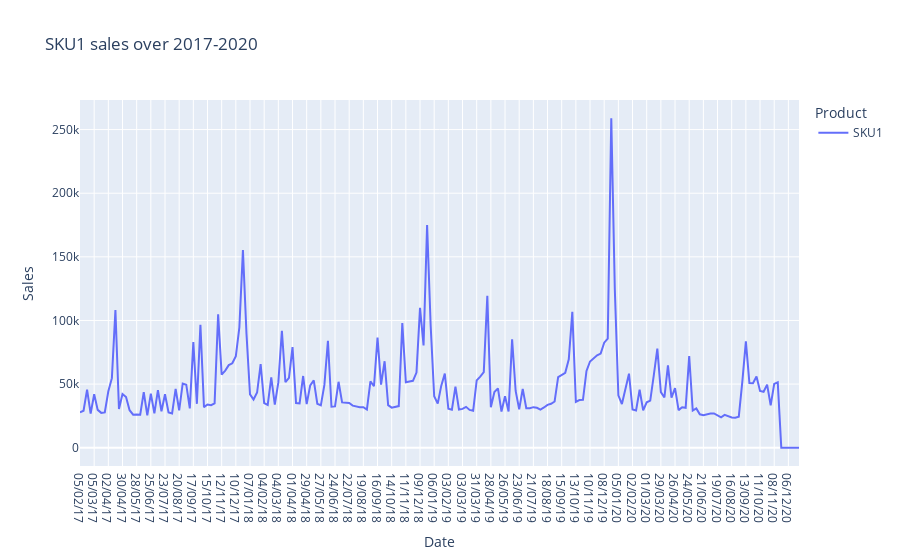
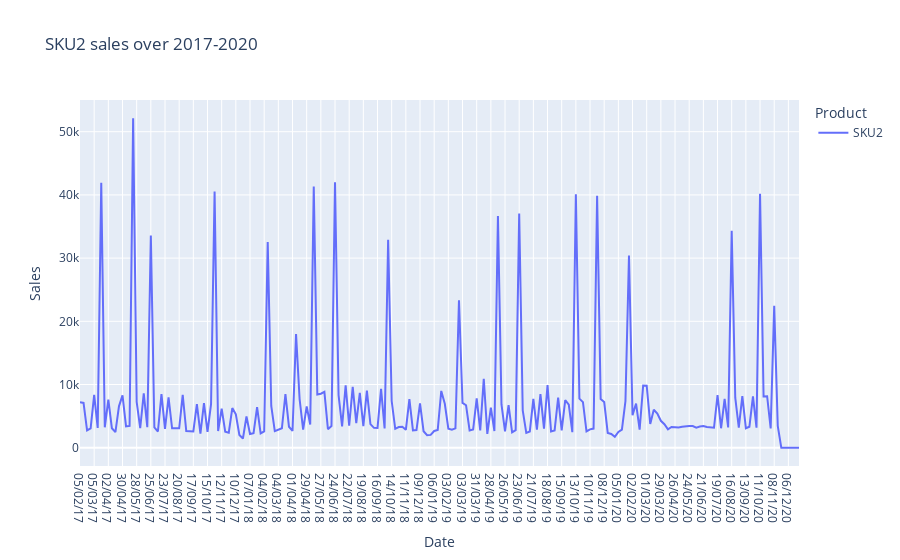
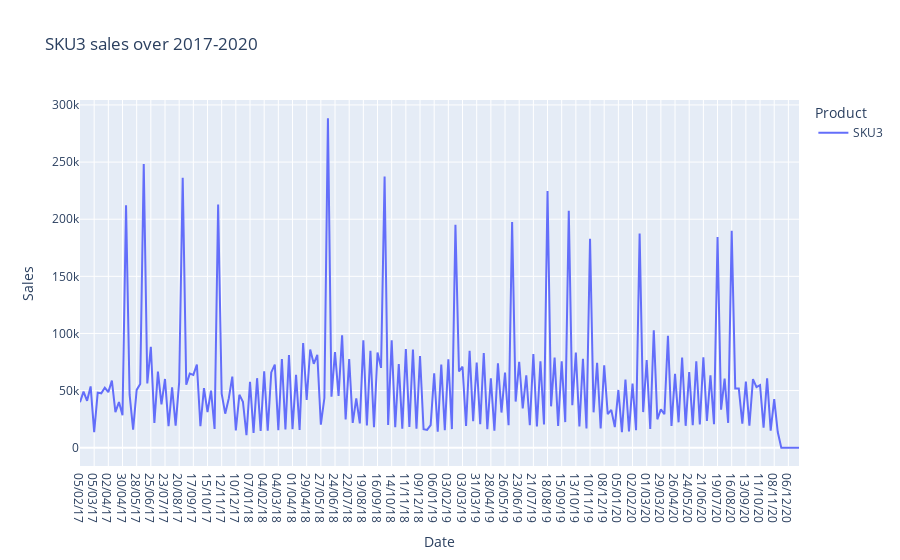
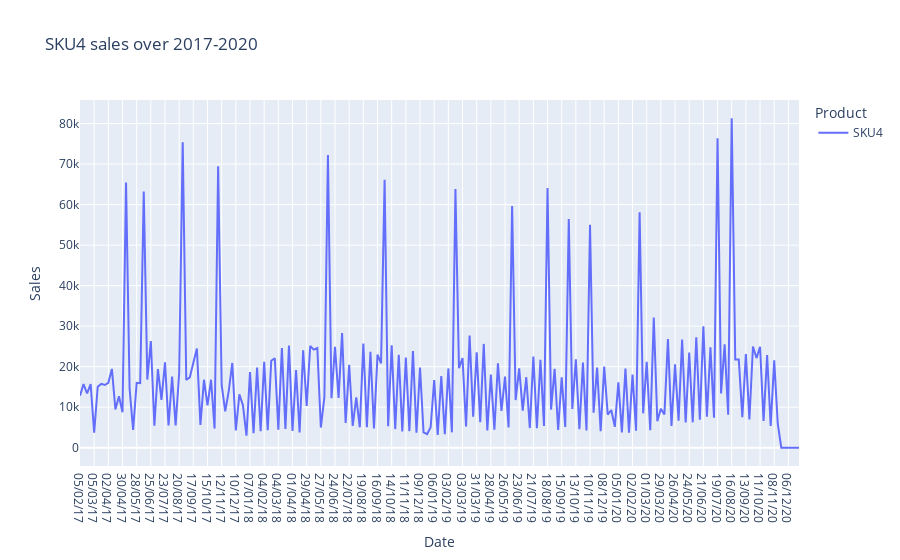

Write notebook code for charts like these, in order.
### Code cell
products = np.sort(df['Product'].unique().values)
for product in products:
    df[df['Product']==product].plot.line(x='Date', y='Sales', color="Product", title=f"{product} sales over 2017-2020").show()

### Figure 1 — Plotly figure (JSON) as saved in the notebook; plotly's stock layout.template omitted (floating-point values rounded to 4 significant figures; data arrays with more than 128 entries replaced by an {"elided": "..."} marker saying what was removed)
{"data": [{"hovertemplate": "Product=SKU1<br>Date=%{x}<br>Sales=%{y}<extra></extra>", "legendgroup": "SKU1", "line": {"color": "#636efa", "dash": "solid"}, "marker": {"symbol": "circle"}, "mode": "lines", "name": "SKU1", "orientation": "v", "showlegend": true, "type": "scatter", "x": {"elided": "204 str values"}, "xaxis": "x", "y": {"elided": "204 int values"}, "yaxis": "y"}], "layout": {"legend": {"title": {"text": "Product"}, "tracegroupgap": 0}, "title": {"text": "SKU1 sales over 2017-2020"}, "xaxis": {"anchor": "y", "domain": [0, 1], "title": {"text": "Date"}}, "yaxis": {"anchor": "x", "domain": [0, 1], "title": {"text": "Sales"}}}}

### Figure 2 — Plotly figure (JSON) as saved in the notebook; plotly's stock layout.template omitted (floating-point values rounded to 4 significant figures; data arrays with more than 128 entries replaced by an {"elided": "..."} marker saying what was removed)
{"data": [{"hovertemplate": "Product=SKU2<br>Date=%{x}<br>Sales=%{y}<extra></extra>", "legendgroup": "SKU2", "line": {"color": "#636efa", "dash": "solid"}, "marker": {"symbol": "circle"}, "mode": "lines", "name": "SKU2", "orientation": "v", "showlegend": true, "type": "scatter", "x": {"elided": "204 str values"}, "xaxis": "x", "y": {"elided": "204 int values"}, "yaxis": "y"}], "layout": {"legend": {"title": {"text": "Product"}, "tracegroupgap": 0}, "title": {"text": "SKU2 sales over 2017-2020"}, "xaxis": {"anchor": "y", "domain": [0, 1], "title": {"text": "Date"}}, "yaxis": {"anchor": "x", "domain": [0, 1], "title": {"text": "Sales"}}}}

### Figure 3 — Plotly figure (JSON) as saved in the notebook; plotly's stock layout.template omitted (floating-point values rounded to 4 significant figures; data arrays with more than 128 entries replaced by an {"elided": "..."} marker saying what was removed)
{"data": [{"hovertemplate": "Product=SKU3<br>Date=%{x}<br>Sales=%{y}<extra></extra>", "legendgroup": "SKU3", "line": {"color": "#636efa", "dash": "solid"}, "marker": {"symbol": "circle"}, "mode": "lines", "name": "SKU3", "orientation": "v", "showlegend": true, "type": "scatter", "x": {"elided": "204 str values"}, "xaxis": "x", "y": {"elided": "204 int values"}, "yaxis": "y"}], "layout": {"legend": {"title": {"text": "Product"}, "tracegroupgap": 0}, "title": {"text": "SKU3 sales over 2017-2020"}, "xaxis": {"anchor": "y", "domain": [0, 1], "title": {"text": "Date"}}, "yaxis": {"anchor": "x", "domain": [0, 1], "title": {"text": "Sales"}}}}

### Figure 4 — Plotly figure (JSON) as saved in the notebook; plotly's stock layout.template omitted (floating-point values rounded to 4 significant figures; data arrays with more than 128 entries replaced by an {"elided": "..."} marker saying what was removed)
{"data": [{"hovertemplate": "Product=SKU4<br>Date=%{x}<br>Sales=%{y}<extra></extra>", "legendgroup": "SKU4", "line": {"color": "#636efa", "dash": "solid"}, "marker": {"symbol": "circle"}, "mode": "lines", "name": "SKU4", "orientation": "v", "showlegend": true, "type": "scatter", "x": {"elided": "204 str values"}, "xaxis": "x", "y": {"elided": "204 int values"}, "yaxis": "y"}], "layout": {"legend": {"title": {"text": "Product"}, "tracegroupgap": 0}, "title": {"text": "SKU4 sales over 2017-2020"}, "xaxis": {"anchor": "y", "domain": [0, 1], "title": {"text": "Date"}}, "yaxis": {"anchor": "x", "domain": [0, 1], "title": {"text": "Sales"}}}}
